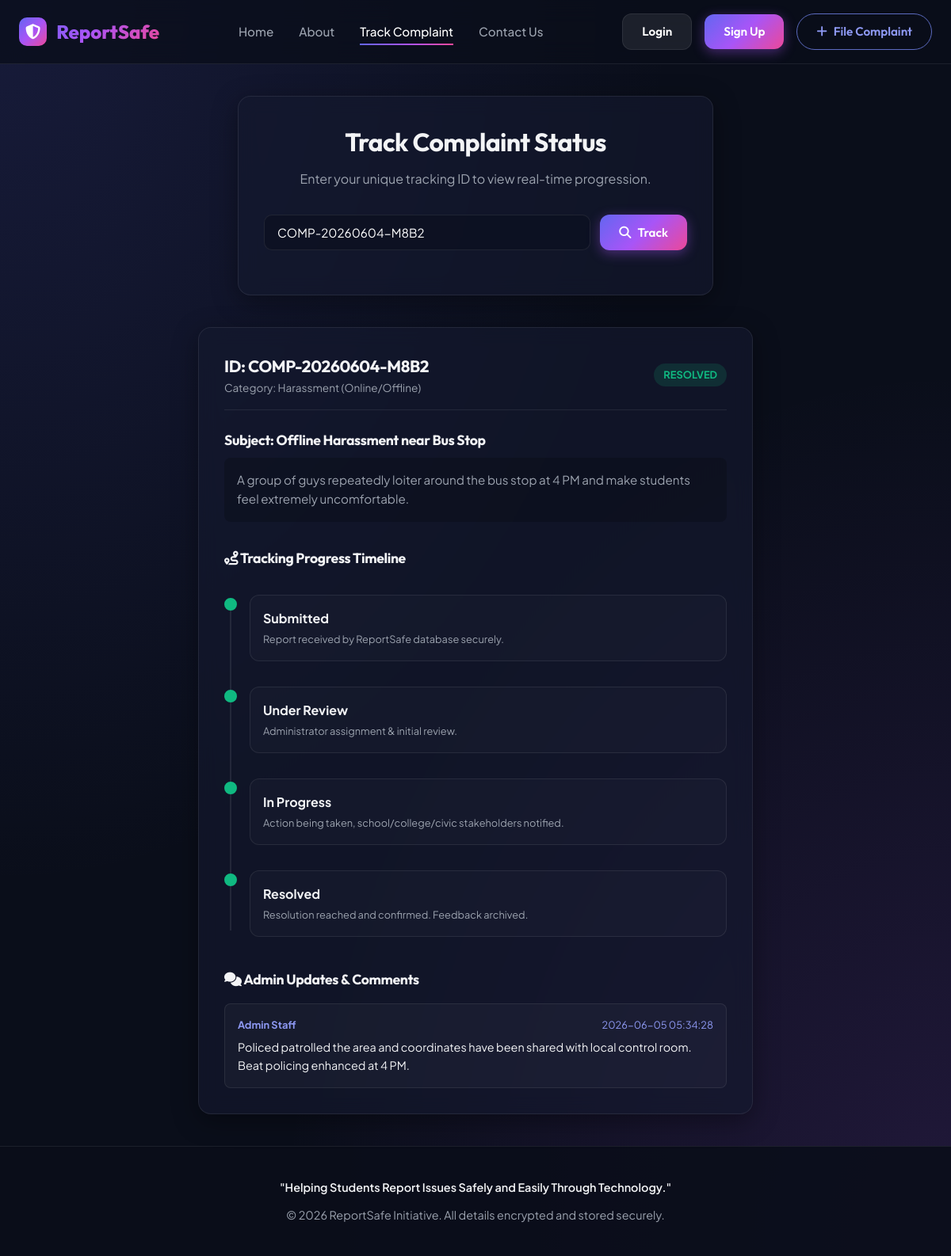
The app's page /track?complaint_id=COMP-20260604-M8B2 with its own data.
### tables this page shows
CREATE TABLE complaints (
        id TEXT PRIMARY KEY,
        user_id INTEGER,
        title TEXT NOT NULL,
        description TEXT NOT NULL,
        category TEXT NOT NULL,
        anonymous INTEGER DEFAULT 0,
        file_path TEXT,
        status TEXT NOT NULL DEFAULT 'Submitted',
        created_at TIMESTAMP DEFAULT CURRENT_TIMESTAMP,
        updated_at TIMESTAMP DEFAULT CURRENT_TIMESTAMP,
        FOREIGN KEY (user_id) REFERENCES users(id)
    );

CREATE TABLE comments (
        id INTEGER PRIMARY KEY AUTOINCREMENT,
        complaint_id TEXT NOT NULL,
        user_id INTEGER NOT NULL,
        comment_text TEXT NOT NULL,
        created_at TIMESTAMP DEFAULT CURRENT_TIMESTAMP,
        FOREIGN KEY (complaint_id) REFERENCES complaints(id),
        FOREIGN KEY (user_id) REFERENCES users(id)
    );

### app.py (the view)
@app.route('/track')
def track_view():
    complaint_id = request.args.get('complaint_id')
    complaint = None
    comments = []
    search_made = False
    if complaint_id:
        search_made = True
        complaint = db_manager.get_complaint_by_id(complaint_id)
        if complaint:
            comments = db_manager.get_comments_by_complaint(complaint_id)
    return render_template('track.html', complaint=complaint, comments=comments, complaint_id=complaint_id, search_made=search_made)

### database.py (called while the page is built, shortened)
def get_db_connection():
    if Config.DB_TYPE == 'sqlite':
        conn = sqlite3.connect(Config.SQLITE_DB_PATH)
        conn.row_factory = sqlite3.Row
        return conn

### db_manager.py (called while the page is built)
def is_firebase():
    return Config.DB_TYPE == 'firebase'

def get_complaint_by_id(complaint_id):
    if is_firebase():
        return firebase_db.get_complaint_by_id(complaint_id)
    else:
        conn = database.get_db_connection()
        cursor = conn.cursor()
        cursor.execute("SELECT * FROM complaints WHERE id = ?", (complaint_id,))
        complaint = cursor.fetchone()
        conn.close()
        if complaint:
            return dict(complaint)
        return None

def get_comments_by_complaint(complaint_id):
    if is_firebase():
        return firebase_db.get_comments_by_complaint(complaint_id)
    else:
        conn = database.get_db_connection()
        cursor = conn.cursor()
        cursor.execute("SELECT * FROM comments WHERE complaint_id = ? ORDER BY created_at DESC", (complaint_id,))
        comments = [dict(c) for c in cursor.fetchall()]
        conn.close()
        return comments

### templates/track.html (shortened to what this page needs)
{% extends 'base.html' %}
{% block content %}
<div class="card form-container" style="max-width: 600px;">
    <h1 class="form-title">Track Complaint Status</h1>
    <p class="form-subtitle">Enter your unique tracking ID to view real-time progression.</p>
    <form action="{{ url_for('track_view') }}" method="GET" style="display: flex; gap: 12px; margin-bottom: 24px;">
        <input class="form-control" type="text" name="complaint_id" value="{{ complaint_id or '' }}" required placeholder="COMP-YYYYMMDD-XXXX">
        <button type="submit" class="btn btn-primary" style="white-space: nowrap;">
            <i class="fas fa-magnifying-glass"></i> Track
        </button>
    </form>
</div>
{% if complaint %}
<div class="card track-card">
    <div style="display: flex; justify-content: space-between; align-items: center; border-bottom: 1px solid var(--bg-card-border); padding-bottom: 16px; margin-bottom: 24px;">
        <div>
            <h2 style="font-size: 1.3rem;">ID: {{ complaint.id }}</h2>
            <p style="font-size: 0.85rem; color: var(--text-muted);">Category: {{ complaint.category }}</p>
        </div>
        <span class="badge badge-{{ 'submitted' if complaint.status == 'Submitted' else 'review' if complaint.status == 'Under Review' else 'progress' if complaint.status == 'In Progress' else 'resolved' }}">
            {{ complaint.status }}
        </span>
    </div>
    <h3 style="font-size: 1.1rem; margin-bottom: 8px;">Subject: {{ complaint.title }}</h3>
    <p style="color: var(--text-muted); font-size: 0.95rem; margin-bottom: 32px; background: rgba(0,0,0,0.2); padding: 16px; border-radius: 8px;">
        {{ complaint.description }}
    </p>
    <h3 style="font-size: 1.1rem; margin-bottom: 20px;"><i class="fas fa-route"></i> Tracking Progress Timeline</h3>
    <div class="timeline">
        <div class="timeline-item completed">
            <div class="timeline-dot"></div>
            <div class="timeline-content">
                <div class="timeline-title">Submitted</div>
                <div class="timeline-date">Report received by ReportSafe database securely.</div>
            </div>
        </div>
        <div class="timeline-item {% if complaint.status in ['Under Review', 'In Progress', 'Resolved'] %}completed{% else %}active{% endif %}">
            <div class="timeline-dot"></div>
            <div class="timeline-content">
                <div class="timeline-title">Under Review</div>
                <div class="timeline-date">Administrator assignment & initial review.</div>
            </div>
        </div>
        <div class="timeline-item {% if complaint.status in ['In Progress', 'Resolved'] %}completed{% elif complaint.status == 'Under Review' %}active{% endif %}">
            <div class="timeline-dot"></div>
            <div class="timeline-content">
                <div class="timeline-title">In Progress</div>
                <div class="timeline-date">Action being taken, school/college/civic stakeholders notified.</div>
            </div>
        </div>
        <div class="timeline-item {% if complaint.status == 'Resolved' %}completed{% elif complaint.status == 'In Progress' %}active{% endif %}">
            <div class="timeline-dot"></div>
            <div class="timeline-content">
                <div class="timeline-title">Resolved</div>
                <div class="timeline-date">Resolution reached and confirmed. Feedback archived.</div>
            </div>
        </div>
    </div>
    {% if comments %}
    <h3 style="font-size: 1.1rem; margin-top: 40px; margin-bottom: 16px;"><i class="fas fa-comments"></i> Admin Updates & Comments</h3>
    <div style="display: flex; flex-direction: column; gap: 12px;">
        {% for comment in comments %}
        <div style="background: rgba(255,255,255,0.03); border: 1px solid var(--bg-card-border); padding: 16px; border-radius: 8px;">
            <div style="display: flex; justify-content: space-between; font-size: 0.8rem; color: var(--primary-light); margin-bottom: 6px;">
                <strong>Admin Staff</strong>
                <span>{{ comment.created_at }}</span>
            </div>
            <p style="font-size: 0.9rem;">{{ comment.comment_text }}</p>
        </div>
        {% endfor %}
    </div>
    {% endif %}
</div>
{% endif %}
{% endblock %}

### static/css/style.css (style rules this page uses)
:root { --font-heading: 'Outfit', sans-serif; --font-body: 'Plus Jakarta Sans', sans-serif; --primary: #5c6bc0; --primary-light: #8e99f3; --primary-dark: #26418f; --secondary: #9c27b0; --secondary-light: #d05ce3; --secondary-dark: #6a0080; --bg-main: #0a0e1a; --bg-card: rgba(20, 26, 46, 0.65); --bg-card-border: rgba(255, 255, 255, 0.08); --bg-input: rgba(13, 17, 33, 0.8); --text-main: #f3f4f6; --text-muted: #9ca3af; --text-dark: #1f2937; --white: #ffffff; --success: #10b981; --warning: #f59e0b; --danger: #ef4444; --info: #3b82f6; --accent-gradient: linear-gradient(135deg, #6366f1 0%, #a855f7 50%, #ec4899 100%); --card-shadow: 0 8px 32px 0 rgba(0, 0, 0, 0.37); --border-radius: 16px; --transition: all 0.3s cubic-bezier(0.4, 0, 0.2, 1); }
* { margin: 0; padding: 0; box-sizing: border-box; }
body { font-family: var(--font-body); background-color: var(--bg-main); background-image: radial-gradient(at 0% 0%, rgba(99, 102, 241, 0.15) 0px, transparent 50%), radial-gradient(at 100% 100%, rgba(168, 85, 247, 0.15) 0px, transparent 50%); background-attachment: fixed; color: var(--text-main); min-height: 100vh; display: flex; flex-direction: column; overflow-x: hidden; line-height: 1.6; }
h1, h2, h3, h4, h5, h6 { font-family: var(--font-heading); font-weight: 700; letter-spacing: -0.02em; }
.btn { display: inline-flex; align-items: center; justify-content: center; gap: 8px; padding: 10px 24px; border-radius: 12px; font-weight: 600; font-size: 0.95rem; cursor: pointer; transition: var(--transition); border: none; outline: none; font-family: var(--font-heading); }
.btn-primary { background: var(--accent-gradient); color: var(--white); box-shadow: 0 4px 15px rgba(168, 85, 247, 0.4); }
.card { background: var(--bg-card); border: 1px solid var(--bg-card-border); backdrop-filter: blur(12px); -webkit-backdrop-filter: blur(12px); border-radius: var(--border-radius); padding: 32px; box-shadow: var(--card-shadow); transition: var(--transition); }
.form-container { max-width: 550px; margin: 40px auto; }
.form-title { font-size: 2rem; margin-bottom: 8px; text-align: center; }
.form-subtitle { text-align: center; color: var(--text-muted); margin-bottom: 32px; }
.form-control { width: 100%; background: var(--bg-input); border: 1.5px solid var(--bg-card-border); padding: 12px 16px; color: var(--white); border-radius: 10px; font-family: var(--font-body); font-size: 0.95rem; transition: var(--transition); outline: none; }
.badge { display: inline-flex; align-items: center; padding: 4px 12px; border-radius: 50px; font-size: 0.8rem; font-weight: 700; text-transform: uppercase; }
.badge-resolved { background: rgba(16, 185, 129, 0.15); color: var(--success); }
.track-card { max-width: 700px; margin: 40px auto; }
.timeline { position: relative; padding-left: 32px; margin-top: 32px; }
.timeline::before { content: ''; position: absolute; left: 7px; top: 8px; bottom: 8px; width: 2px; background: var(--bg-card-border); }
.timeline-item { position: relative; padding-bottom: 32px; }
.timeline-item:last-child { padding-bottom: 0; }
.timeline-dot { position: absolute; left: -32px; top: 4px; width: 16px; height: 16px; border-radius: 50%; background: var(--bg-main); border: 3px solid var(--bg-card-border); transition: var(--transition); }
.timeline-item.completed .timeline-dot { border-color: var(--success); background: var(--success); }
.timeline-content { background: rgba(255, 255, 255, 0.02); border: 1px solid var(--bg-card-border); padding: 16px; border-radius: 12px; }
.timeline-title { font-size: 1rem; font-weight: 700; margin-bottom: 4px; }
.timeline-date { font-size: 0.8rem; color: var(--text-muted); }

### records on screen
complaints: id "COMP-20260604-M8B2", category "Harassment (Online/Offline)", status "RESOLVED", title "Offline Harassment near Bus Stop", description "A group of guys repeatedly loiter around the bus stop at 4 PM and make students feel extremely uncomfortable."
comments: created_at "2026-06-05 05:34:28", comment_text "Policed patrolled the area and coordinates have been shared with local control room. Beat policing enhanced at 4 PM."
